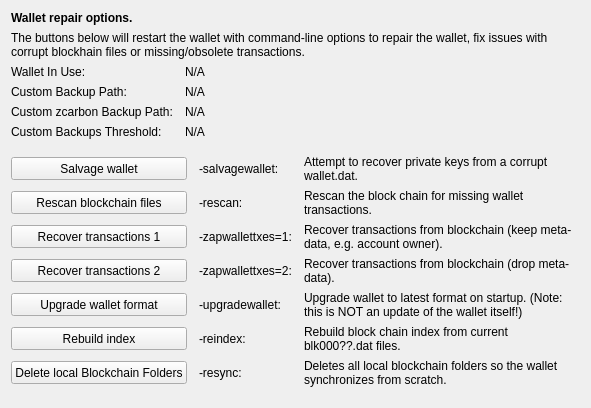
     <widget class="QWidget" name="tab_repair">
      <attribute name="title">
       <string>&amp;Wallet Repair</string>
      </attribute>
      <layout class="QGridLayout" name="gridLayout_4" columnstretch="0,0,0,0">
       <property name="horizontalSpacing">
        <number>12</number>
       </property>
       <item row="0" column="0" colspan="4">
        <widget class="QLabel" name="label_repair_header">
         <property name="font">
          <font>
           <weight>75</weight>
           <bold>true</bold>
          </font>
         </property>
         <property name="text">
          <string>Wallet repair options.</string>
         </property>
        </widget>
       </item>
       <item row="1" column="0" colspan="4">
        <widget class="QLabel" name="label_repair_helptext">
         <property name="font">
          <font>
           <weight>50</weight>
           <bold>false</bold>
          </font>
         </property>
         <property name="text">
          <string>The buttons below will restart the wallet with command-line options to repair the wallet, fix issues with corrupt blockhain files or missing/obsolete transactions.</string>
         </property>
         <property name="wordWrap">
          <bool>true</bool>
         </property>
        </widget>
       </item>
       <item row="2" column="0">
        <widget class="QLabel" name="wallet_path_label">
         <property name="text">
          <string>Wallet In Use:</string>
         </property>
        </widget>
       </item>
       <item row="2" column="1" colspan="3">
        <widget class="QLabel" name="wallet_path">
         <property name="cursor">
          <cursorShape>IBeamCursor</cursorShape>
         </property>
         <property name="text">
          <string>N/A</string>
         </property>
         <property name="textFormat">
          <enum>Qt::PlainText</enum>
         </property>
         <property name="textInteractionFlags">
          <set>Qt::LinksAccessibleByMouse|Qt::TextSelectableByKeyboard|Qt::TextSelectableByMouse</set>
         </property>
        </widget>
       </item>
       <item row="3" column="0">
        <widget class="QLabel" name="wallet_custombackuppath_label">
         <property name="text">
          <string>Custom Backup Path:</string>
         </property>
         <property name="visible">
          <bool>false</bool>
         </property>
        </widget>
       </item>
       <item row="3" column="1" colspan="3">
        <widget class="QLabel" name="wallet_custombackuppath">
         <property name="cursor">
          <cursorShape>IBeamCursor</cursorShape>
         </property>
         <property name="text">
          <string>N/A</string>
         </property>
         <property name="textFormat">
          <enum>Qt::PlainText</enum>
         </property>
         <property name="textInteractionFlags">
          <set>Qt::LinksAccessibleByMouse|Qt::TextSelectableByKeyboard|Qt::TextSelectableByMouse</set>
         </property>
         <property name="visible">
          <bool>false</bool>
         </property>
        </widget>
       </item>
       <item row="4" column="0">
        <widget class="QLabel" name="wallet_customzcarbonbackuppath_label">
         <property name="text">
          <string>Custom zcarbon Backup Path:</string>
         </property>
         <property name="visible">
          <bool>false</bool>
         </property>
        </widget>
       </item>
       <item row="4" column="1" colspan="3">
        <widget class="QLabel" name="wallet_customzcarbonbackuppath">
         <property name="cursor">
          <cursorShape>IBeamCursor</cursorShape>
         </property>
         <property name="text">
          <string>N/A</string>
         </property>
         <property name="textFormat">
          <enum>Qt::PlainText</enum>
         </property>
         <property name="textInteractionFlags">
          <set>Qt::LinksAccessibleByMouse|Qt::TextSelectableByKeyboard|Qt::TextSelectableByMouse</set>
         </property>
         <property name="visible">
          <bool>false</bool>
         </property>
        </widget>
       </item>
       <item row="5" column="0">
        <widget class="QLabel" name="wallet_custombackupthreshold_label">
         <property name="text">
          <string>Custom Backups Threshold:</string>
         </property>
         <property name="visible">
          <bool>false</bool>
         </property>
        </widget>
       </item>
       <item row="5" column="1" colspan="3">
        <widget class="QLabel" name="wallet_custombackupthreshold">
         <property name="cursor">
          <cursorShape>IBeamCursor</cursorShape>
         </property>
         <property name="text">
          <string>N/A</string>
         </property>
         <property name="textFormat">
          <enum>Qt::PlainText</enum>
         </property>
         <property name="textInteractionFlags">
          <set>Qt::LinksAccessibleByMouse|Qt::TextSelectableByKeyboard|Qt::TextSelectableByMouse</set>
         </property>
         <property name="visible">
          <bool>false</bool>
         </property>
        </widget>
       </item>
       <item row="6" column="0">
        <spacer name="verticalSpacer_repair1">
         <property name="orientation">
          <enum>Qt::Vertical</enum>
         </property>
         <property name="sizeHint" stdset="0">
          <size>
           <width>10</width>
           <height>10</height>
          </size>
         </property>
        </spacer>
       </item>
       <item row="7" column="0" colspan="2">
        <widget class="QPushButton" name="btn_salvagewallet">
         <property name="minimumSize">
          <size>
           <width>100</width>
           <height>23</height>
          </size>
         </property>
         <property name="text">
          <string>Salvage wallet</string>
         </property>
        </widget>
       </item>
       <item row="7" column="2">
        <widget class="QLabel" name="label_repair_salvage_command">
         <property name="text">
          <string notr="true">-salvagewallet:</string>
         </property>
        </widget>
       </item>
       <item row="7" column="3">
        <widget class="QLabel" name="label_repair_salvage">
         <property name="text">
          <string>Attempt to recover private keys from a corrupt wallet.dat.</string>
         </property>
         <property name="wordWrap">
          <bool>true</bool>
         </property>
        </widget>
       </item>
       <item row="8" column="0" colspan="2">
        <widget class="QPushButton" name="btn_rescan">
         <property name="minimumSize">
          <size>
           <width>100</width>
           <height>23</height>
          </size>
         </property>
         <property name="text">
          <string>Rescan blockchain files</string>
         </property>
        </widget>
       </item>
       <item row="8" column="2">
        <widget class="QLabel" name="label_repair_rescan_command">
         <property name="text">
          <string notr="true">-rescan:</string>
         </property>
        </widget>
       </item>
       <item row="8" column="3">
        <widget class="QLabel" name="label_repair_rescan">
         <property name="text">
          <string>Rescan the block chain for missing wallet transactions.</string>
         </property>
         <property name="wordWrap">
          <bool>true</bool>
         </property>
        </widget>
       </item>
       <item row="9" column="0" colspan="2">
        <widget class="QPushButton" name="btn_zapwallettxes1">
         <property name="minimumSize">
          <size>
           <width>100</width>
           <height>23</height>
          </size>
         </property>
         <property name="text">
          <string>Recover transactions 1</string>
         </property>
        </widget>
       </item>
       <item row="9" column="2">
        <widget class="QLabel" name="label_repair_zap1_command">
         <property name="text">
          <string notr="true">-zapwallettxes=1:</string>
         </property>
        </widget>
       </item>
       <item row="9" column="3">
        <widget class="QLabel" name="label_repair_zap1">
         <property name="text">
          <string>Recover transactions from blockchain (keep meta-data, e.g. account owner).</string>
         </property>
         <property name="wordWrap">
          <bool>true</bool>
         </property>
        </widget>
       </item>
       <item row="10" column="0" colspan="2">
        <widget class="QPushButton" name="btn_zapwallettxes2">
         <property name="minimumSize">
          <size>
           <width>100</width>
           <height>23</height>
          </size>
         </property>
         <property name="text">
          <string>Recover transactions 2</string>
         </property>
        </widget>
       </item>
       <item row="10" column="2">
        <widget class="QLabel" name="label_repair_zap2_command">
         <property name="text">
          <string notr="true">-zapwallettxes=2:</string>
         </property>
        </widget>
       </item>
       <item row="10" column="3">
        <widget class="QLabel" name="label_repair_zap2">
         <property name="text">
          <string>Recover transactions from blockchain (drop meta-data).</string>
         </property>
         <property name="wordWrap">
          <bool>true</bool>
         </property>
        </widget>
       </item>
       <item row="11" column="0" colspan="2">
        <widget class="QPushButton" name="btn_upgradewallet">
         <property name="minimumSize">
          <size>
           <width>100</width>
           <height>23</height>
          </size>
         </property>
         <property name="text">
          <string>Upgrade wallet format</string>
         </property>
        </widget>
       </item>
       <item row="11" column="2">
        <widget class="QLabel" name="label_repair_upgrade_command">
         <property name="text">
          <string notr="true">-upgradewallet:</string>
         </property>
        </widget>
       </item>
       <item row="11" column="3">
        <widget class="QLabel" name="label_repair_upgrade">
         <property name="text">
          <string>Upgrade wallet to latest format on startup. (Note: this is NOT an update of the wallet itself!)</string>
         </property>
         <property name="wordWrap">
          <bool>true</bool>
         </property>
        </widget>
       </item>
       <item row="12" column="0" colspan="2">
        <widget class="QPushButton" name="btn_reindex">
         <property name="minimumSize">
          <size>
           <width>100</width>
           <height>23</height>
          </size>
         </property>
         <property name="text">
          <string>Rebuild index</string>
         </property>
        </widget>
       </item>
       <item row="12" column="2">
        <widget class="QLabel" name="label_repair_reindex_command">
         <property name="text">
          <string notr="true">-reindex:</string>
         </property>
        </widget>
       </item>
       <item row="12" column="3">
        <widget class="QLabel" name="label_repair_reindex">
         <property name="text">
          <string>Rebuild block chain index from current blk000??.dat files.</string>
         </property>
         <property name="wordWrap">
          <bool>true</bool>
         </property>
        </widget>
       </item>
       <item row="13" column="0" colspan="2">
        <widget class="QPushButton" name="btn_resync">
         <property name="minimumSize">
          <size>
           <width>100</width>
           <height>23</height>
          </size>
         </property>
         <property name="text">
          <string>Delete local Blockchain Folders</string>
         </property>
        </widget>
       </item>
       <item row="13" column="2">
        <widget class="QLabel" name="label_repair_resync_command">
         <property name="text">
          <string>-resync:</string>
         </property>
        </widget>
       </item>
       <item row="13" column="3">
        <widget class="QLabel" name="label_repair_resync">
         <property name="text">
          <string>Deletes all local blockchain folders so the wallet synchronizes from scratch.</string>
         </property>
         <property name="wordWrap">
          <bool>true</bool>
         </property>
        </widget>
       </item>
       <item row="14" column="0">
        <spacer name="verticalSpacer_repair2">
         <property name="orientation">
          <enum>Qt::Vertical</enum>
         </property>
         <property name="sizeHint" stdset="0">
          <size>
           <width>20</width>
           <height>10</height>
          </size>
         </property>
        </spacer>
       </item>
      </layout>
     </widget>
